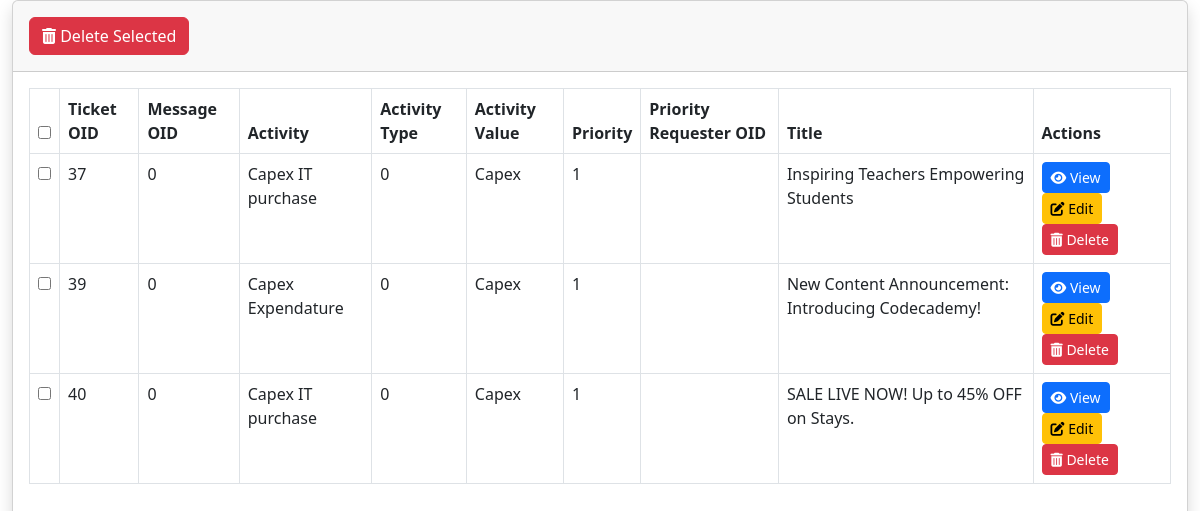
/tickets.php (signed in), run on the app's committed database.
### tables this page shows
CREATE TABLE `ticket` (
  `ticket_oid` int(11) NOT NULL,
  `message_oid` int(11) DEFAULT NULL,
  `activity_oid` varchar(255) DEFAULT NULL,
  `activity_type_oid` varchar(255) DEFAULT NULL,
  `activity_value_oid` varchar(255) DEFAULT NULL,
  `business_unit_oid` int(11) DEFAULT NULL,
  `priority_oid` varchar(255) DEFAULT NULL,
  `priority_requester_oid` int(11) DEFAULT NULL,
  `title` varchar(255) DEFAULT NULL,
  `keyword_id` int(11) DEFAULT NULL
);

### tickets.php (the view, shortened to what this page needs)
<?php
include('db.php');
?>
<!DOCTYPE html>
<html lang="en">
<head>
    <link href="https://cdnjs.cloudflare.com/ajax/libs/twitter-bootstrap/5.3.0/css/bootstrap.min.css" rel="stylesheet">
    <link href="https://cdn.datatables.net/v/bs5/jszip-3.10.1/dt-2.1.3/b-3.1.1/b-colvis-3.1.1/b-html5-3.1.1/b-print-3.1.1/datatables.min.css" rel="stylesheet">
    <link rel="stylesheet" href="https://cdnjs.cloudflare.com/ajax/libs/font-awesome/6.0.0-beta3/css/all.min.css">
</head>
<body>
    <div class="container-fluid">
        <div class="card shadow mb-4 flex-fill">
            <div class="card-header py-3 d-flex justify-content-between">
                <button class="btn btn-danger" id="deleteSelectedBtn">
                    <i class="fas fa-trash-alt"></i> Delete Selected
                </button>
            </div>
            <div class="card-body">
                <div class="table-responsive">
                    <table class="table table-bordered" id="ticketsTable" width="100%" cellspacing="0">
                        <thead>
                            <tr>
                                <th><input type="checkbox" id="selectAll"></th>
                                <th>Ticket OID</th>
                                <th>Message OID</th>
                                <th>Activity</th>
                                <th>Activity Type</th>
                                <th>Activity Value</th>
                                <th>Priority</th>
                                <th>Priority Requester OID</th>
                                <th>Title</th>
                                <th>Actions</th>
                            </tr>
                        </thead>
                        <tbody>
                            <?php
                            $query = "SELECT * FROM ticket";
                            $result = mysqli_query($mysqli, $query);
                            while ($row = mysqli_fetch_assoc($result)) {
                                echo "<tr data-id='{$row['ticket_oid']}'>
                                        <td><input type='checkbox' class='select-item' value='{$row['ticket_oid']}'></td>
                                        <td>{$row['ticket_oid']}</td>
                                        <td>{$row['message_oid']}</td>
                                        <td>{$row['activity_oid']}</td>
                                        <td>{$row['activity_type_oid']}</td>
                                        <td>{$row['activity_value_oid']}</td>
                                        <td>{$row['priority_oid']}</td>
                                        <td>{$row['priority_requester_oid']}</td>
                                        <td>{$row['title']}</td>
                                        <td>
                                            <button class='btn btn-primary btn-sm view-btn' data-id='{$row['ticket_oid']}'>
                                                <i class='fas fa-eye'></i> View
                                            </button>
                                            <button class='btn btn-warning btn-sm edit-btn' data-id='{$row['ticket_oid']}'>
                                                <i class='fas fa-edit'></i> Edit
                                            </button>
                                            <button class='btn btn-danger btn-sm delete-btn' data-id='{$row['ticket_oid']}'>
                                                <i class='fas fa-trash-alt'></i> Delete
                                            </button>
                                        </td>
                                    </tr>";
                            }
                            ?>
                        </tbody>
                    </table>
                </div>
            </div>
        </div>
    </div>
</body>
</html>

### tickets.php (style rules this page uses)
.container-fluid { min-height: 100vh; display: flex; flex-direction: column; }
.card-body { flex: 1; }

### data on the page
ticket: ticket_oid "37", message_oid "0", activity_oid "Capex IT purchase", activity_type_oid "0", activity_value_oid "Capex", priority_oid "1", title "Inspiring Teachers Empowering Students"
ticket: ticket_oid "39", message_oid "0", activity_oid "Capex Expendature", activity_type_oid "0", activity_value_oid "Capex", priority_oid "1", title "New Content Announcement: Introducing Codecademy!"
ticket: ticket_oid "40", message_oid "0", activity_oid "Capex IT purchase", activity_type_oid "0", activity_value_oid "Capex", priority_oid "1", title "SALE LIVE NOW! Up to 45% OFF on Stays."
